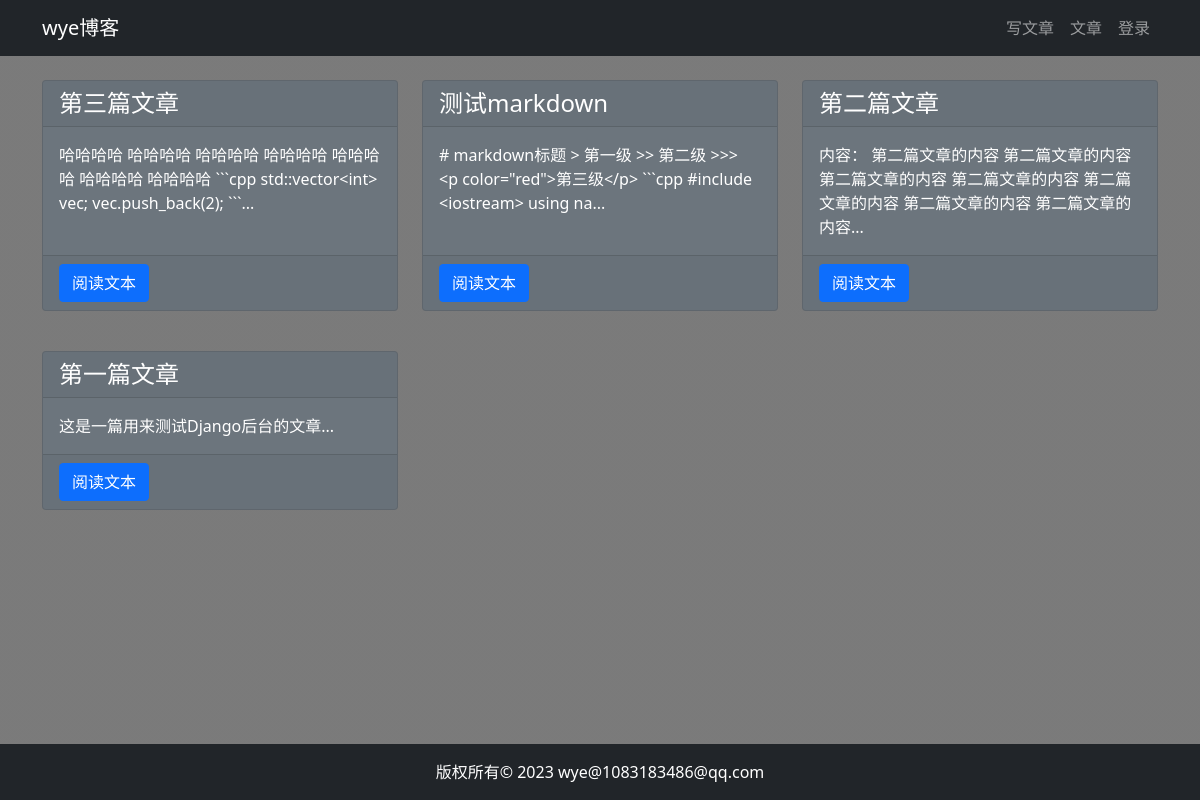
The page /article/article-list/ on the database as committed earlier.
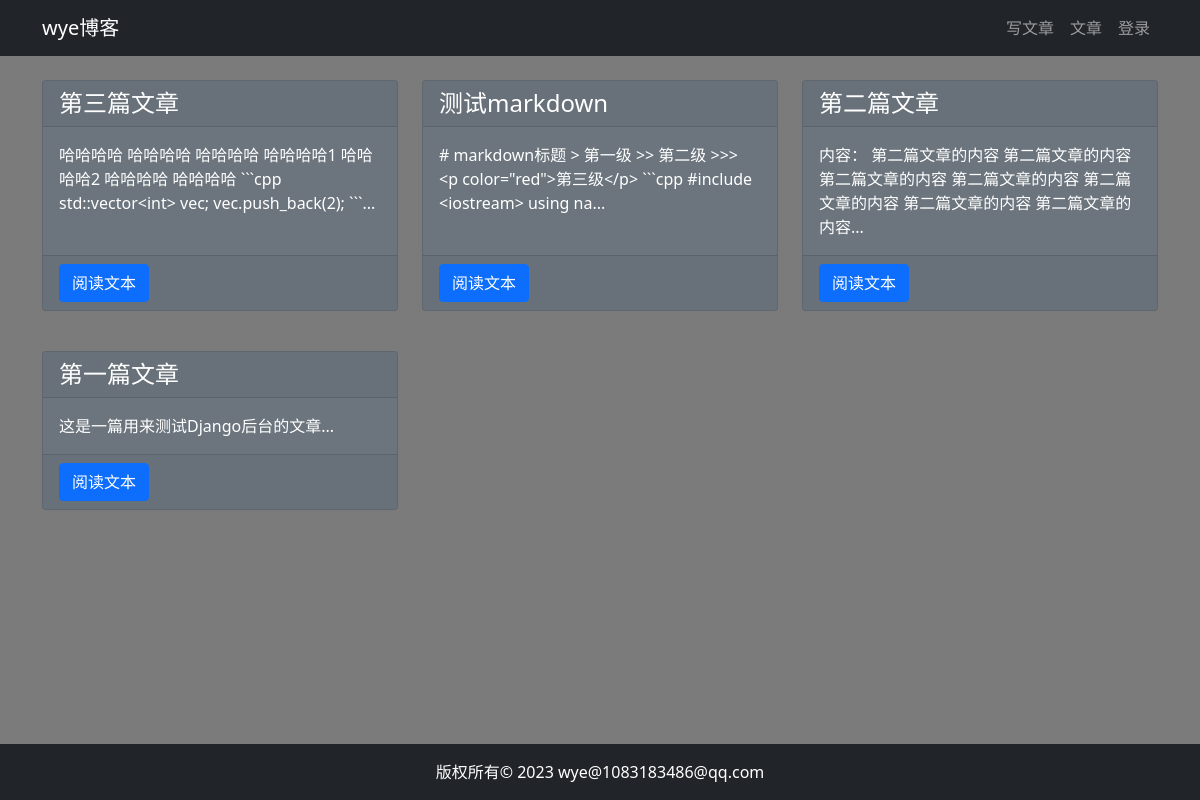
The same page on the database as committed later.
### article/models.py (models this page shows)
class ArticlePost(models.Model):
    author = models.ForeignKey(User, verbose_name='文章作者', on_delete=models.CASCADE)
    title = models.CharField(verbose_name='文章标题', max_length=200)
    body = models.TextField(verbose_name='文章内容')
    created = models.DateTimeField(verbose_name='创建时间', default=timezone.now)
    updated = models.DateTimeField(verbose_name='更新时间', auto_now=True)
    class Meta:
        ordering = ('-created',)
    def __str__(self):
        return self.title

### article/views.py (the view)
# urls.py: path('article-list/', views.article_list, name='article_list'),
@require_http_methods(['GET'])
def article_list(request):
    print_request(request)
    articles = ArticlePost.objects.all()
    print(articles)
    context = {'articles': articles}
    return render(request, 'article/list.html', context)

### article/views.py (called while the page is built)
def print_request(req):
    print(f"""
        request method:{req.method}, headers: {req.headers}, body: {req.body}
    """)

### templates/article/list.html (shortened to what this page needs)
{% extends "base.html" %}
{% load static %}
{% block content %}
<div class="container">
    <div class="row mt-2">
        {% for article in articles %}
        <div class="col-4 mb-4 mt-3">
            <div class="card h-100 bg-secondary">
                <h4 class="card-header">{{ article.title }}</h4>
                <div class="card-body">
                    <p class="card-text">{{ article.body|slice:'100' }}...</p>
                </div>
                <div class="card-footer">
                    <a href="{% url 'article:article_detail' article.id %}" class="btn btn-primary">阅读文本</a>
                </div>
            </div>
        </div>
        {% endfor %}
    </div>
</div>
{% endblock content %}

Rows that differ between the two databases and show on the page:
changed ArticlePost "第三篇文章": body "哈哈哈哈 哈哈哈哈 哈哈哈哈 哈哈哈哈 哈哈哈哈 哈哈哈哈 哈哈哈哈 ```cpp std::vector<int> vec; vec.push_back(2); ```" → "哈哈哈哈 哈哈哈哈 哈哈哈哈 哈哈哈哈1 哈哈哈哈2 哈哈哈哈 哈哈哈哈 ```cpp std::vector<int> vec; vec.push_back(2); ```"
